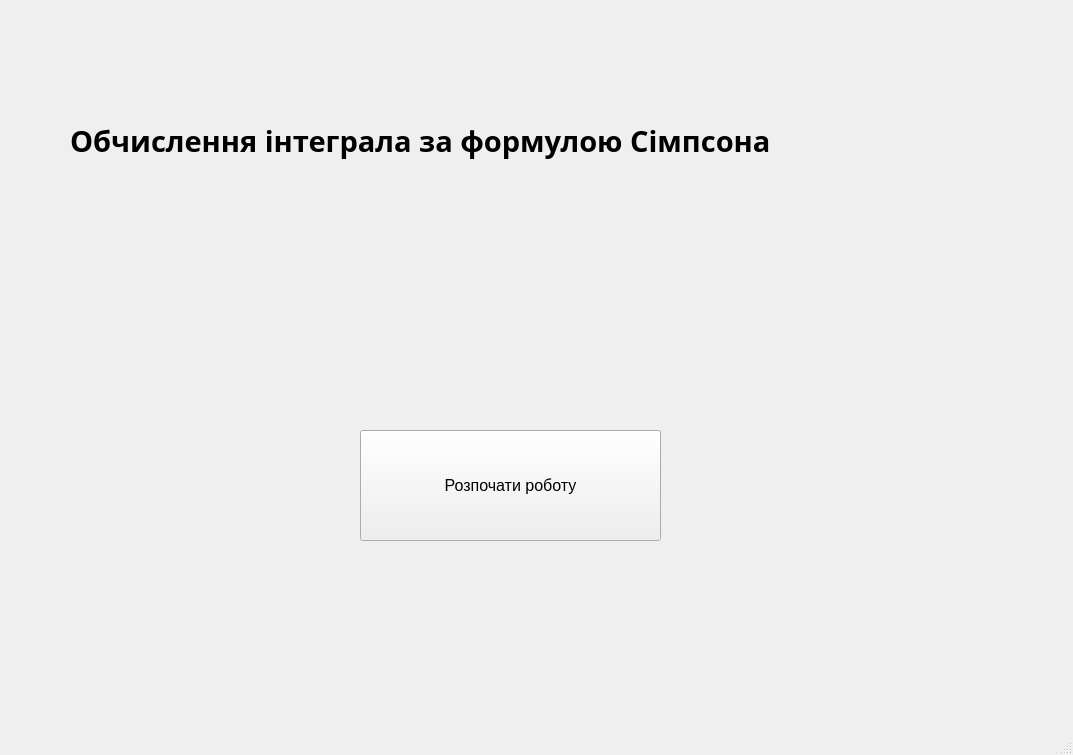
<?xml version="1.0" encoding="UTF-8"?>
<ui version="4.0">
 <class>MainWindow</class>
 <widget class="QMainWindow" name="MainWindow">
  <property name="geometry">
   <rect>
    <x>0</x>
    <y>0</y>
    <width>1073</width>
    <height>755</height>
   </rect>
  </property>
  <property name="windowTitle">
   <string>MainWindow</string>
  </property>
  <widget class="QWidget" name="centralwidget">
   <widget class="QPushButton" name="start_but">
    <property name="geometry">
     <rect>
      <x>360</x>
      <y>430</y>
      <width>301</width>
      <height>111</height>
     </rect>
    </property>
    <property name="font">
     <font>
      <pointsize>12</pointsize>
     </font>
    </property>
    <property name="text">
     <string>Розпочати роботу</string>
    </property>
   </widget>
   <widget class="QLabel" name="title_label">
    <property name="geometry">
     <rect>
      <x>70</x>
      <y>40</y>
      <width>931</width>
      <height>201</height>
     </rect>
    </property>
    <property name="font">
     <font>
      <family>MV Boli</family>
      <pointsize>22</pointsize>
      <weight>75</weight>
      <bold>true</bold>
     </font>
    </property>
    <property name="text">
     <string>Обчислення інтеграла за формулою Сімпсона</string>
    </property>
   </widget>
  </widget>
  <widget class="QMenuBar" name="menubar">
   <property name="geometry">
    <rect>
     <x>0</x>
     <y>0</y>
     <width>1073</width>
     <height>26</height>
    </rect>
   </property>
  </widget>
  <widget class="QStatusBar" name="statusbar"/>
 </widget>
 <resources/>
 <connections/>
</ui>
